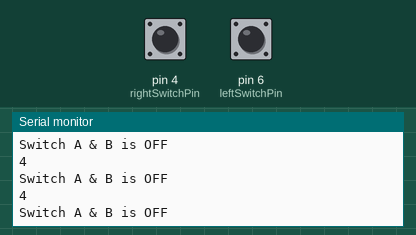
Simulated run of this sketch. Board: Arduino Uno, built with avr-gcc and run on an emulated ATmega328P. Parts: the last lines printed to the serial monitor. The inputs (shaded band) are chosen by the test bench; at power-on: pin 4 (rightSwitchPin) LOW, pin 6 (leftSwitchPin) LOW. No radio packets arrive unless stated.

Above: at 1.2 s.
1.3 s: pin 4 (rightSwitchPin) pulled HIGH for 0.15 s
At 1.42 s:
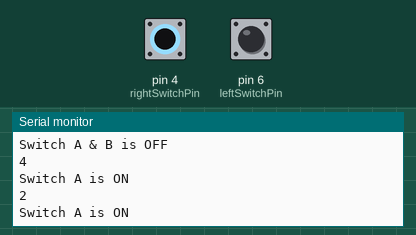
2.9 s: pin 6 (leftSwitchPin) pulled HIGH for 0.15 s
At 3.03 s:
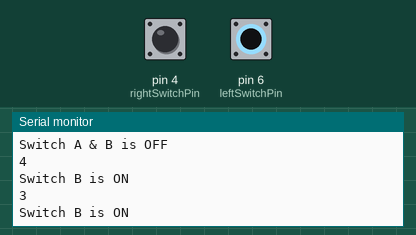
4.5 s: pin 4 (rightSwitchPin) driven HIGH and pin 6 (leftSwitchPin) driven HIGH
At 4.58 s:
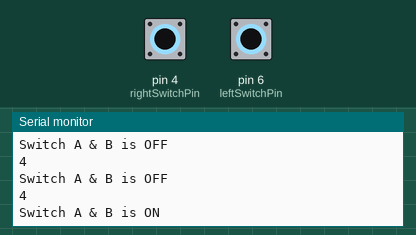
Timing chart, 0 to 7.5 s (numbered marks = the images above; inputs shaded):
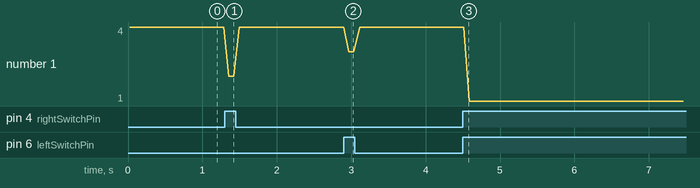

Measured:
- after the input at 1.3 s, the serial monitor: prints a new line at once (image 1)
- after the input at 2.9 s, the serial monitor: prints a new line after 0.05 s (image 2)
- after the input at 4.5 s, the serial monitor: prints a new line after 0.06 s (image 3)
- plotted number 1: 4 → 1 after the input at 4.5 s

The sketch:

lawn_mower_transmitter.ino
```cpp
#include <VirtualWire.h>
const int rightSwitchPin = 4;
 const int leftSwitchPin = 6;
int switchState; // Variable to store the switch state
int switchState2;
void setup() {
  // Set the toggle switch pin as an input
  pinMode(rightSwitchPin, INPUT);
   pinMode(leftSwitchPin, INPUT);
  Serial.begin(9600);
  vw_setup(2000);
  vw_set_tx_pin(12);
}

void loop() {
   const char *msg;
  switchState = digitalRead(rightSwitchPin);
  switchState2 = digitalRead(leftSwitchPin);

  if (switchState == HIGH && switchState2 == HIGH) {
    Serial.println("Switch A & B is ON");
    msg = "1";
  }
  else if (switchState == HIGH && switchState2 == LOW)//right cutter on
  {
    Serial.println("Switch A is ON");
   msg = "2";
  }

  else if(switchState == LOW && switchState2 == HIGH) { // left cutter on
    Serial.println("Switch B is ON");
    msg = "3";
  }
  else if (switchState == LOW && switchState2 == LOW){
    Serial.println("Switch A & B is OFF");
   msg = "4";
  }
  Serial.println(msg);
 vw_send((uint8_t *)msg, strlen(msg));
   vw_wait_tx();
   delay(10);
}

//the will be another toggleswitch for the second motor, the codes are the starred one
//just the 3&4 will be separately used for the second motor
//there might be an issue with using two switch, to be sorted later
```
